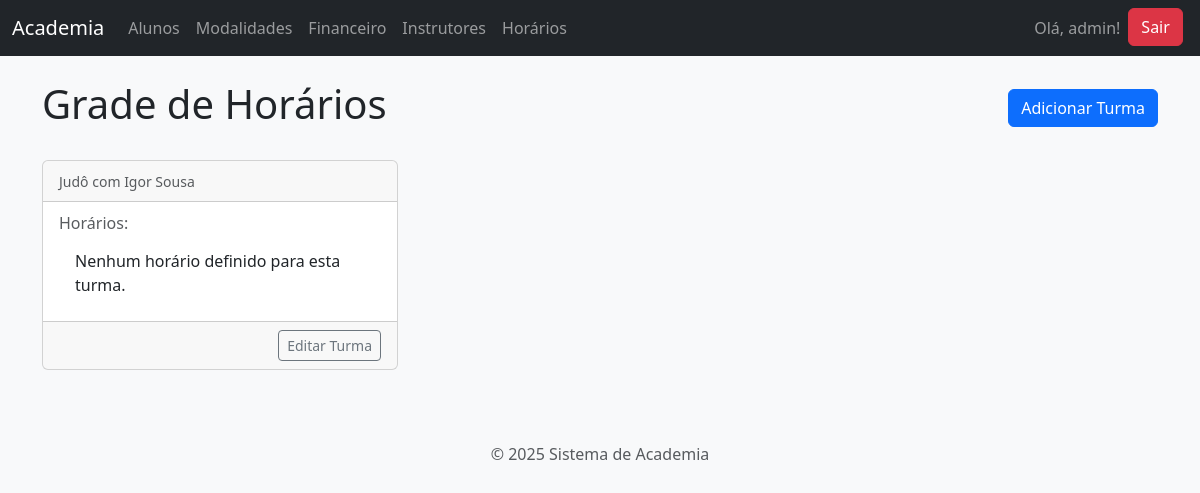
Before: /gestao/horarios/ (signed in) with the older database file.
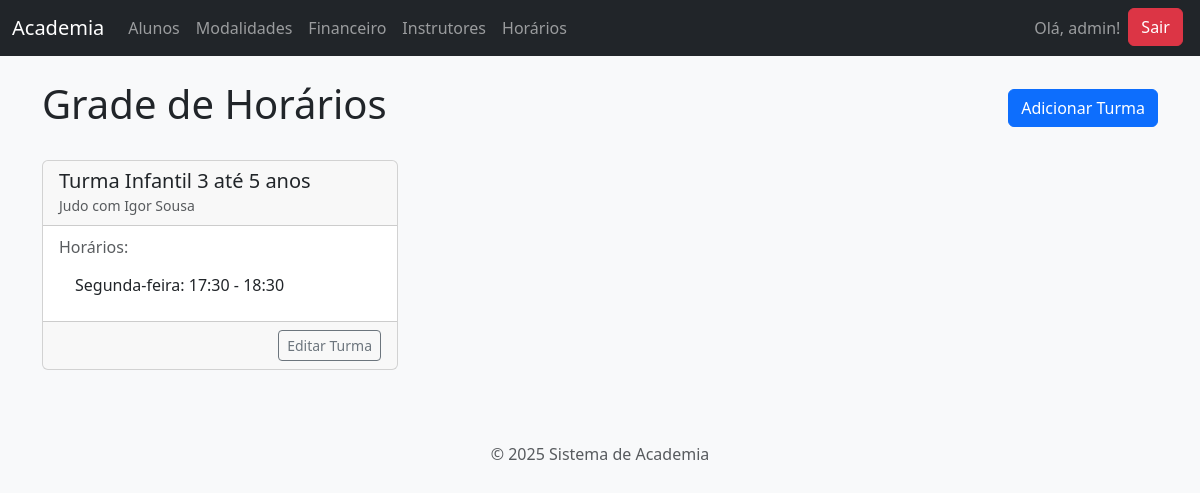
After: the same page with the newer database file.
### gestao_academia/models.py (models this page shows, shortened)
class Turma(models.Model):
    nome = models.CharField(max_length=100, verbose_name="Nome da Turma")
    modalidade = models.ForeignKey(Modalidade, on_delete=models.CASCADE, related_name="turmas")
    instrutor = models.ForeignKey(Instrutor, on_delete=models.SET_NULL, null=True, blank=True, related_name="turmas")
    max_alunos = models.PositiveIntegerField(verbose_name="Máximo de Alunos")
    class Meta:
        verbose_name = "Turma"
        verbose_name_plural = "Turmas"

class Modalidade(models.Model):
    nome = models.CharField(max_length=100, unique=True)
    descricao = models.TextField(blank=True, null=True)
    utiliza_faixas = models.BooleanField(default=False, verbose_name="Utiliza Faixas?")

class Instrutor(models.Model):
    nome = models.CharField(max_length=255, verbose_name="Nome do Instrutor")
    telefone = models.CharField(max_length=20, blank=True, null=True)
    email = models.EmailField(max_length=255, unique=True, blank=True, null=True)

class Horario(models.Model):
    DIAS_SEMANA = [(1, 'Segunda-feira'), (2, 'Terça-feira'), (3, 'Quarta-feira'), (4, 'Quinta-feira'), (5, 'Sexta-feira'), (6, 'Sábado'), (7, 'Domingo')]
    turma = models.ForeignKey(Turma, on_delete=models.CASCADE, related_name="horarios")
    dia_da_semana = models.IntegerField(choices=DIAS_SEMANA, verbose_name="Dia da Semana")
    horario_inicio = models.TimeField(verbose_name="Horário de Início")
    horario_fim = models.TimeField(verbose_name="Horário de Fim")
    class Meta:
        ordering = ['dia_da_semana', 'horario_inicio']
        verbose_name = "Horário"
        verbose_name_plural = "Horários"

### gestao_academia/views.py (the view)
# urls.py: path('horarios/', views.grade_horarios, name='grade_horarios'),
@login_required
def grade_horarios(request):
    turmas = Turma.objects.prefetch_related('horarios').order_by('nome')
    contexto = {
        'turmas': turmas,
        'titulo': 'Grade de Horários'
    }
    return render(request, 'gestao_academia/grade_horarios.html', contexto)

### gestao_academia/templates/gestao_academia/grade_horarios.html (shortened to what this page needs)
{% extends 'base.html' %}
{% block content %}
<div class="d-flex justify-content-between align-items-center mb-4">
    <h1>Grade de Horários</h1>
    <a href="{% url 'turma_criar' %}" class="btn btn-primary">Adicionar Turma</a>
</div>
<div class="row">
    {% for turma in turmas %}
        <div class="col-md-6 col-lg-4 mb-4">
            <div class="card h-100">
                <div class="card-header">
                    <h5 class="card-title mb-0">{{ turma.nome }}</h5>
                    <small class="text-muted">{{ turma.modalidade.nome }} com {{ turma.instrutor.nome|default:"-" }}</small>
                </div>
                <div class="card-body">
                    <h6 class="card-subtitle mb-2 text-muted">Horários:</h6>
                    <ul class="list-group list-group-flush">
                        {% for horario in turma.horarios.all %}
                            <li class="list-group-item">
                                {{ horario.get_dia_da_semana_display }}: {{ horario.horario_inicio|time:"H:i" }} - {{ horario.horario_fim|time:"H:i" }}
                            </li>
                        {% empty %}
                            <li class="list-group-item">Nenhum horário definido para esta turma.</li>
                        {% endfor %}
                    </ul>
                </div>
                <div class="card-footer text-end">
                    <a href="{% url 'turma_editar' pk=turma.pk %}" class="btn btn-sm btn-outline-secondary">Editar Turma</a>
                </div>
            </div>
        </div>
    {% empty %}
        <div class="col-12">
            <div class="alert alert-info">Nenhuma turma registada ainda.</div>
        </div>
    {% endfor %}
</div>
{% endblock %}

### templates/base.html (shortened to what this page needs)
<!DOCTYPE html>
<html lang="pt-br">
<head>
    <link href="https://cdn.jsdelivr.net/npm/bootstrap@5.3.3/dist/css/bootstrap.min.css" rel="stylesheet">
</head>
<body class="bg-light">
 <nav class="navbar navbar-expand-lg navbar-dark bg-dark mb-4">
    <div class="container-fluid">
        <a class="navbar-brand" href="{% url 'dashboard' %}">Academia</a>
        <div class="collapse navbar-collapse" id="navbarNav">
            <ul class="navbar-nav me-auto mb-2 mb-lg-0">
                {% if user.is_authenticated %}
                    <li class="nav-item">
                        <a class="nav-link" href="{% url 'lista_alunos' %}">Alunos</a>
                    </li>
                    <li class="nav-item">
                        <a class="nav-link" href="{% url 'lista_modalidades' %}">Modalidades</a>
                    </li>
                    <li class="nav-item">
                        <a class="nav-link" href="{% url 'lista_pagamentos' %}">Financeiro</a>
                    </li>
                    <li class="nav-item">
                        <a class="nav-link" href="{% url 'lista_instrutores' %}">Instrutores</a>
                    </li>
                    <li class="nav-item">
                        <a class="nav-link" href="{% url 'grade_horarios' %}">Horários</a>
                    </li>
                {% endif %}
            </ul>
            <ul class="navbar-nav ms-auto">
                {% if user.is_authenticated %}
                    <li class="nav-item">
                        <span class="nav-link">Olá, {{ user.username }}!</span>
                    </li>
                    <li class="nav-item">
                        <form action="{% url 'logout' %}" method="post">
                            <button type="submit" class="btn btn-danger">Sair</button>
                        </form>
                    </li>-
                {% endif %}
            </ul>
        </div>
    </div>
</nav>
    <main class="container">
        {% block content %}{% endblock %}
    </main>
    <footer class="text-center text-muted mt-5">
        <p>&copy; {% now "Y" %} Sistema de Academia</p>
    </footer>
</body>
</html>

Changed rows visible on the page:
removed Turma: modalidade.nome "Judô", instrutor.nome "Igor Sousa"
added Turma: nome "Turma Infantil 3 até 5 anos", modalidade.nome "Judo", instrutor.nome "Igor Sousa"
added Horario: dia_da_semana "Segunda-feira", horario_inicio "17:30", horario_fim "18:30"
